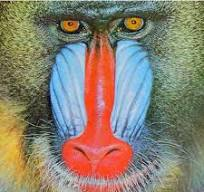
#> input picture image_recog/image/images.jpg, 204 x 192 px, found by its file name
$ python Otsus.py
#> lines starting #> are read from the running program, lines starting #| are printed output that depends on the picture; after the words box and inside, x2 and y2 are one past the last pixel; in counts of white or black regions, pixels touching at a corner belong together
from PIL import Image
import numpy as np

img = Image.open(r"C:\Users\b.biswasu\Documents\Study\image_recog\image\images.jpg").convert("L")
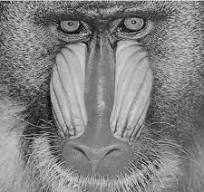
#> img: PIL image 204x192 L; min 1, max 238, mean 129.9
px = np.array(img)
h, w = px.shape
#> h = 192; w = 204

pix_list = []
for i in range(h):
    for j in range(w):
        pix_list.append(px[i][j])
#> after the loop, pix_list = 39168 items

best_score = None
best_threshold = 0

for a in range(0, 256):
    dark = []
    bright = []
    for k in range(len(pix_list)):
        if pix_list[k] <= a:
            dark.append(pix_list[k])
        else:
            bright.append(pix_list[k])

    if len(dark) == 0 or len(bright) == 0:
        continue

    avg_dark = sum(dark) / len(dark)
    avg_bright = sum(bright) / len(bright)

    var_dark = sum((v - avg_dark)**2 for v in dark) / len(dark)
    var_bright = sum((v - avg_bright)**2 for v in bright) / len(bright)

    total = len(dark) + len(bright)
    w_dark = len(dark) / total
    w_bright = len(bright) / total

    score = w_dark * var_dark + w_bright * var_bright

    if best_score is None or score < best_score:
        best_score = score
        best_threshold = a
#> after the loop, best_score = 494.8; best_threshold = 128

canvas = np.where(px <= best_threshold, 0, 255).astype(np.uint8)
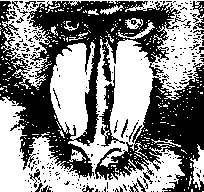
#> canvas: shape (192, 204); 52.2% white; 286 black regions (264 under 20 px), largest, box (x1, y1, x2, y2) and area: (0, 1, 204, 192) 16564, (99, 66, 125, 147) 486, (192, 1, 204, 30) 151
Image.fromarray(canvas).save("otsu_result.png")
print("threshold:", best_threshold)
#| threshold: 128
